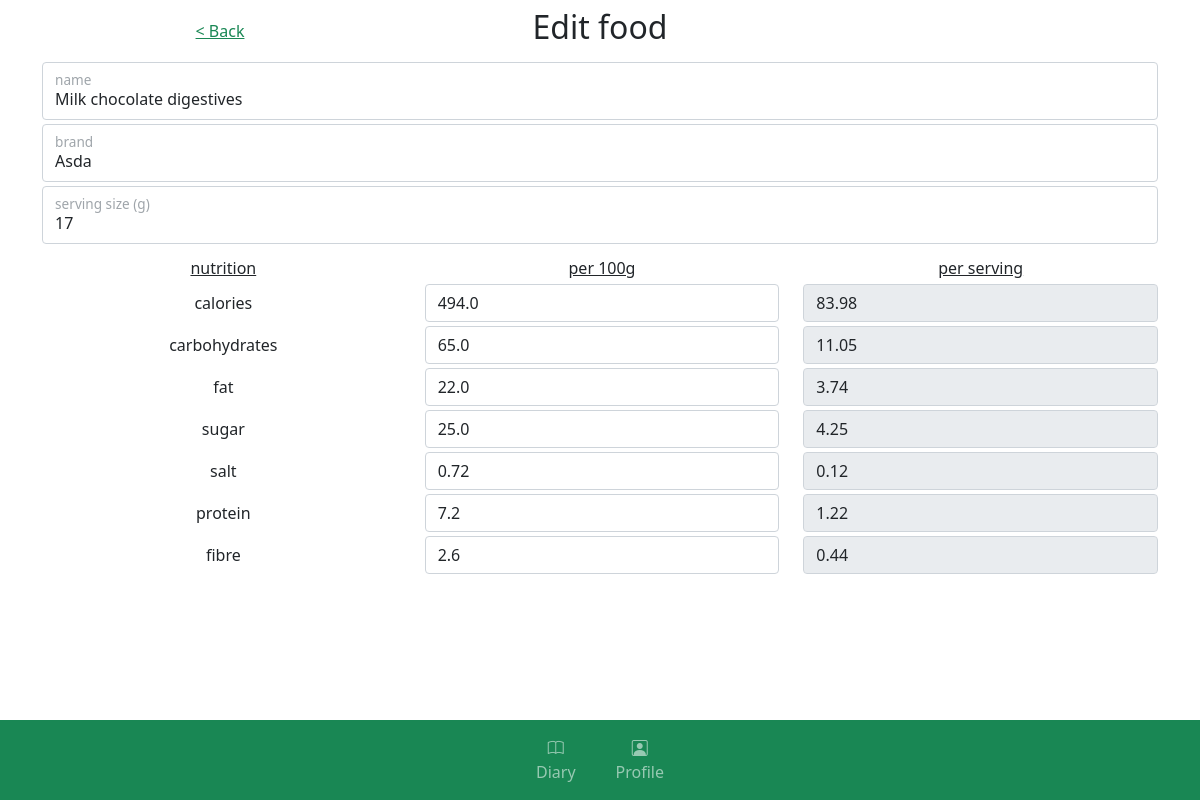
The app's page /food/edit/f3964be8-af47-4c25-8be0-861c315afb30?indate=2022-11-12 (signed in) with its own data.
### app/models.py (models this page shows, shortened)
class Food(db.Model):
    id = db.Column(db.String(36), primary_key=True, default=generate_uuid)
    name = db.Column(db.String(32), index=True, nullable=False)
    barcode = db.Column(db.String(32), index=True, nullable=False)
    brand = db.Column(db.String(32))
    serving_size = db.Column(db.Integer, nullable=False)
    nutrition_records = db.relationship('NutritionRecord', back_populates='food')

class NutritionRecord(db.Model):
    id = db.Column(db.String(36), primary_key=True, default=generate_uuid)
    name = db.Column(db.String(64), nullable=False)
    per_100 = db.Column(db.Float)
    amount = db.Column(db.Float)
    food_id = db.Column(db.String(36), db.ForeignKey('food.id'))
    food = db.relationship('Food', back_populates='nutrition_records')
    profile_id = db.Column(db.String(36), db.ForeignKey('profile.id'))

### app/routes.py (the view)
@app.route('/food/edit/<food_id>', methods=['GET', 'POST'])
@login_required
def edit_food(food_id):
    indate = request.args.get('indate', '')
    food = db.session.query(Food).filter_by(id=food_id).one_or_none()
    if not food:
        flash('Food not found', 'danger')
        return redirect(url_for('index'))
    return render_template('editfood.html', food=food, indate=indate)

### app/models.py (called while the page is built)
@login.user_loader
def load_user(id):
    return Profile.query.get(id)

### app/templates/editfood.html (shortened to what this page needs)
{% extends "base.html" %}
{% block content %}
<div class="container">
    <div class="row mt-2 text-center align-items-center">
        <div class="col">
            <a class="text-success" href="{{ url_for('diary', indate=indate) }}">< Back</a>
        </div>
        <div class="col">
            <h2>Edit food</h2>
        </div>
    </div>
    <div class="row mt-2">
        <div class="col">
            <div class="form-floating mb-1">
                <input class="form-control" data-uuid="{{ food.id }}" type="text" value="{{ food.name }}" placeholder="name" onblur="edit_food(this, 'Food', 'name')">
                <label class="text-muted">name</label>
            </div>
        </div>
    </div>
    <div class="row">
        <div class="col">
            <div class="form-floating mb-1">
                <input class="form-control" data-uuid="{{ food.id }}" type="text" value="{{ food.brand }}" placeholder="brand" onblur="edit_food(this, 'Food', 'brand')">
                <label class="text-muted">brand</label>
            </div>
        </div>
    </div>
    <div class="row">
        <div class="col">
            <div class="form-floating mb-1">
                <input class="form-control" data-uuid="{{ food.id }}" type="number" value="{{ food.serving_size }}" placeholder="serving size (g)" onchange="edit_food_size(this)" onblur="edit_food_size(this)">
                <label class="text-muted">serving size (g)</label>
            </div>
        </div>
    </div>
    <div class="row mt-2 mb-1 text-center text-decoration-underline ps-1">
        <div class="col">
            nutrition
        </div>
        <div class="col-4">
            per 100g
        </div>
        <div class="col">
            per serving
        </div>
    </div>
    {% for record in food.nutrition_records %}
        <div class="row mb-1 align-items-center text-center ps-1">
            <div class="col">
                {{ record.name }}
            </div>
            <div class="col-4">
                <input class="form-control" data-uuid="{{ record.id }}" type="number" value="{{ record.per_100 | round(3)}}" step=".01" onblur="edit_nutrition_per100(this)">
            </div>
            <div class="col">
                <input class="form-control" data-uuid="{{ record.id }}" type="number" value="{{ record.amount | round(2) }}" step=".01" disabled>
            </div>
        </div>
    {% endfor %}
</div>
{% endblock %}

### records on screen
Food: name "Milk chocolate digestives", brand "Asda", serving_size "17"
NutritionRecord: name "calories", per_100 "494.0", amount "83.98"
NutritionRecord: name "carbohydrates", per_100 "65.0", amount "11.05"
NutritionRecord: name "fat", per_100 "22.0", amount "3.74"
NutritionRecord: name "sugar", per_100 "25.0", amount "4.25"
NutritionRecord: name "salt", per_100 "0.72", amount "0.12"
NutritionRecord: name "protein", per_100 "7.2", amount "1.22"
NutritionRecord: name "fibre", per_100 "2.6", amount "0.44"
